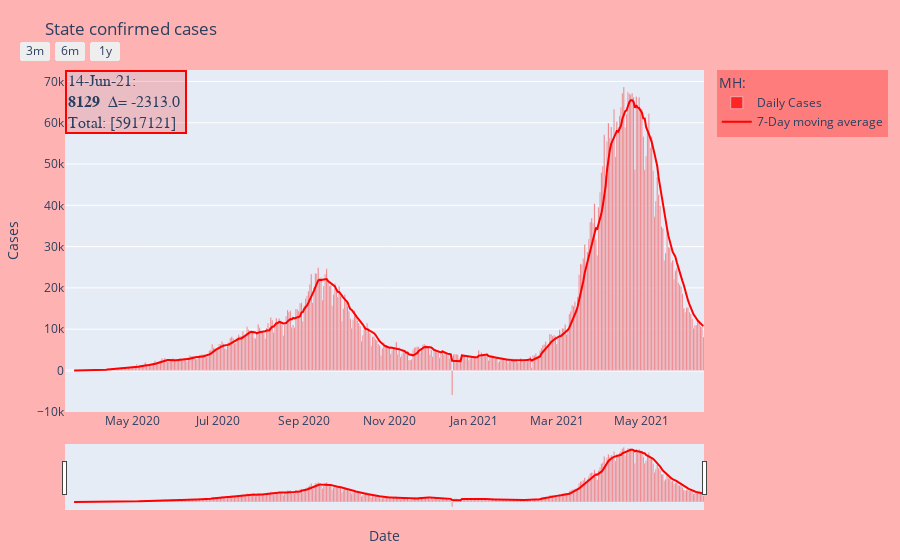
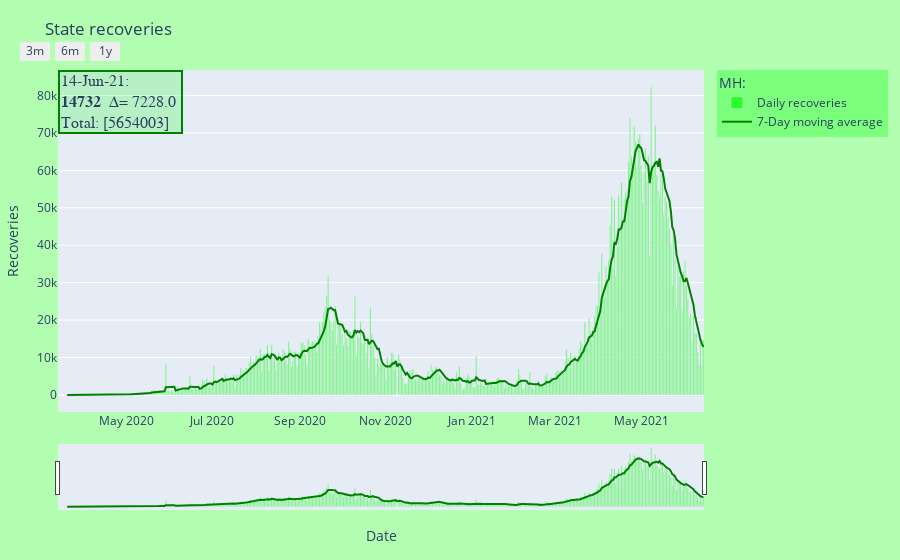
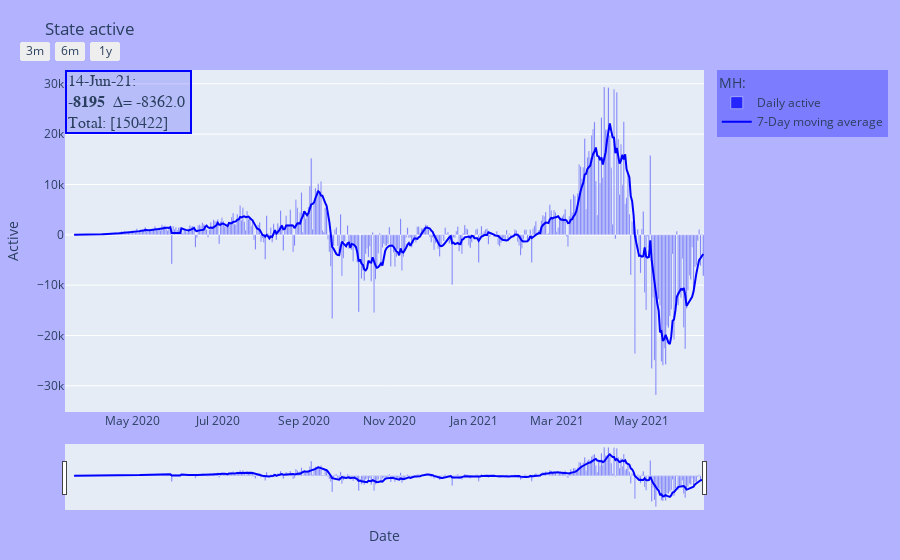
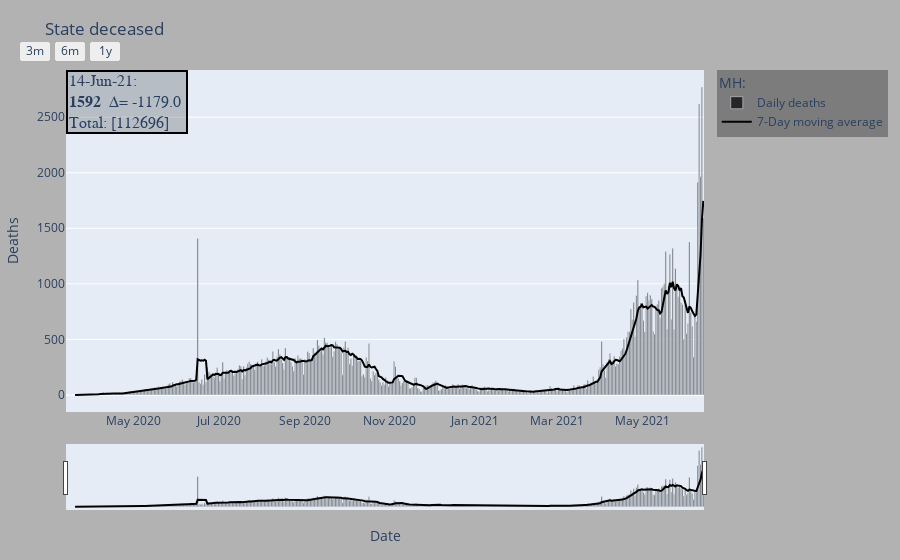

Notebook code for these charts, in order:
### Code cell
#Confirmed Cases
STconfirmed = go.Figure(data=[go.Bar(x=D,y=X,    #Trace 1
                                   name="Daily Cases",
                                   marker = dict(color = 'rgba(255, 0, 0,0.7)'),
                                   text="Peak: {}, Average: {}".format(X.max(),round(X.mean()),2)),
                            go.Scatter(x=D, y=CMA,
                                   mode='lines',
                                   name="7-Day moving average",
                                   line_color="red")]
                     )
STconfirmed.add_annotation(text="{}:<br><b>{}</b>  ∆= {} <br>Total: {}"
                           .format(DF[3*(len(DF))-3],Ctoday,delC[3*(len(delC))-3],TOTC.values),
                           bgcolor='rgba(255, 0, 0,0.2)',
                           font=dict(size=16,family="orbitron"),
                           borderwidth=2,
                           bordercolor="red",
                           x=0, 
                           xanchor="left",
                           xref="paper",
                           y=1,
                           yanchor="top",
                           yref="paper",
                           showarrow=False,
                           align="left"
                  )
STconfirmed.update_layout(
    margin=dict(l=20,r=20,b=50,t=70),
    title="State confirmed cases",
    xaxis_title="Date",
    yaxis_title="Cases",
    legend_title="{}: ".format(State),
    paper_bgcolor='rgba(255, 0, 0,0.3)',
    xaxis=dict(
        rangeselector=dict(
            buttons=list([dict(count=3,step="month",stepmode="backward"),
                          dict(count=6,step="month",stepmode="backward"),
                          dict(count=1,step="year",stepmode="backward")])
        ),
        rangeslider=dict(visible=True),
    )
)

#Recovered Cases
STrecovered = go.Figure(data=[go.Bar(x=D,y=Y,    #Trace 1
                                   name="Daily recoveries",
                                   marker = dict(color = 'rgba(0, 255, 0,0.7)'),
                                   text="Peak: {}, Average: {}".format(Y.max(),round(Y.mean()),2)),
                            go.Scatter(x=D, y=RMA,
                                   mode='lines',
                                   name="7-Day moving average",
                                   line_color="green")]
                     )
STrecovered.add_annotation(text="{}:<br><b>{}</b>  ∆= {} <br>Total: {}"
                           .format(DF[3*(len(DF))-3],Rtoday,delR[3*(len(delR))-2],TOTR.values),
                           bgcolor='rgba(0, 255, 0,0.2)',
                           font=dict(size=16,family="orbitron"),
                           borderwidth=2,
                           bordercolor="green",
                           x=0, 
                           xanchor="left",
                           xref="paper",
                           y=1,
                           yanchor="top",
                           yref="paper",
                           showarrow=False,
                           align="left"
                  )
STrecovered.update_layout(
    margin=dict(l=20,r=20,b=50,t=70),
    title="State recoveries",
    xaxis_title="Date",
    yaxis_title="Recoveries",
    legend_title="{}: ".format(State),
    paper_bgcolor='rgba(0, 255, 0,0.3)',
    xaxis=dict(
        rangeselector=dict(
            buttons=list([dict(count=3,step="month",stepmode="backward"),
                          dict(count=6,step="month",stepmode="backward"),
                          dict(count=1,step="year",stepmode="backward")])
        ),
        rangeslider=dict(visible=True),
    )
)

#Active Cases
STactive = go.Figure(data=[go.Bar(x=D,y=Active["Active"],    #Trace 1
                                   name="Daily active",
                                   marker = dict(color = 'rgba(0, 0, 255,0.7)'),
                                   text="Peak: {}, Average: {}".format(Active["Active"].max(),round(Active["Active"].mean()),2)),
                            go.Scatter(x=D, y=AMA,
                                   mode='lines',
                                   name="7-Day moving average",
                                   line_color="blue")
                          ]
                     )
STactive.add_annotation(text="{}:<br><b>{}</b>  ∆= {} <br>Total: {}"
                        .format(DF[3*(len(DF))-3],Atoday,delA[len(delA)-1],TOTA.values),
                           bgcolor='rgba(0, 0, 255,0.2)',
                           font=dict(size=16,family="orbitron"),
                           borderwidth=2,
                           bordercolor="blue",
                           x=0, 
                           xanchor="left",
                           xref="paper",
                           y=1,
                           yanchor="top",
                           yref="paper",
                           showarrow=False,
                           align="left"
                  )
STactive.update_layout(
    margin=dict(l=20,r=20,b=50,t=70),
    title="State active",
    xaxis_title="Date",
    yaxis_title="Active",
    legend_title="{}: ".format(State),
    paper_bgcolor='rgba(0, 0, 255,0.3)',
    xaxis=dict(
        rangeselector=dict(
            buttons=list([dict(count=3,step="month",stepmode="backward"),
                          dict(count=6,step="month",stepmode="backward"),
                          dict(count=1,step="year",stepmode="backward")])
        ),
        rangeslider=dict(visible=True),
    )
)

#Deaths 
STdeaths = go.Figure(data=[go.Bar(x=D,y=Z,    #Trace 1
                                   name="Daily deaths",
                                   marker = dict(color = 'rgba(0, 0, 0,0.7)'),
                                   text="Peak: {}, Average: {}".format(Z.max(),round(Z.mean()),2)),
                            go.Scatter(x=D, y=DMA,
                                   mode='lines',
                                   name="7-Day moving average",
                                   line_color="black")]
                     )
STdeaths.add_annotation(text="{}:<br><b>{}</b>  ∆= {} <br>Total: {}"
                        .format(DF[3*(len(DF))-3],Dtoday,delD[3*(len(delD))-1],TOTD.values),
                           bgcolor='rgba(0, 0, 0,0.2)',
                           font=dict(size=16,family="orbitron"),
                           borderwidth=2,
                           bordercolor="black",
                           x=0, 
                           xanchor="left",
                           xref="paper",
                           y=1,
                           yanchor="top",
                           yref="paper",
                           showarrow=False,
                           align="left"
                  )
STdeaths.update_layout(
    margin=dict(l=20,r=20,b=50,t=70),
    title="State deceased",
    xaxis_title="Date",
    yaxis_title="Deaths",
    legend_title="{}: ".format(State),
    paper_bgcolor='rgba(0, 0, 0,0.3)',
    xaxis=dict(
        rangeselector=dict(
            buttons=list([dict(count=3,step="month",stepmode="backward"),
                          dict(count=6,step="month",stepmode="backward"),
                          dict(count=1,step="year",stepmode="backward")])
        ),
        rangeslider=dict(visible=True),
    )
)

#Testing
STTesting=go.Figure(data=[go.Bar(x=Date,y=tested,    #Trace 1
                                   name="Daily Tests",
                                   marker = dict(color = 'rgba(128, 0, 128,0.7)'),
                                   text="Peak: {}, Average: {}".format(tested.max(),round(tested.mean()),2)),
                            go.Scatter(x=Date, y=TMA,
                                   mode='lines',
                                   name="7-Day moving average",
                                   line_color="purple")]
                     )
STTesting.add_annotation(text="{}:<br><b>{}</b>  ∆= {} <br>Total: {}"
                         .format(Date[len(Date)-2],Ttoday,delT[len(delT)-2],TOTT[len(TOTT)-2]),
                           bgcolor='rgba(128, 0, 128,0.2)',
                           font=dict(size=16,family="orbitron"),
                           borderwidth=2,
                           bordercolor="purple",
                           x=0, 
                           xanchor="left",
                           xref="paper",
                           y=1,
                           yanchor="top",
                           yref="paper",
                           showarrow=False,
                           align="left"
                  )
STTesting.update_layout(
    margin=dict(l=20,r=20,b=50,t=70),
    title="State testing",
    xaxis_title="Date",
    yaxis_title="Tests",
    legend_title="{}: ".format(State),
    paper_bgcolor='rgba(128, 0, 128,0.3)',
    xaxis=dict(
        rangeselector=dict(
            buttons=list([dict(count=3,step="month",stepmode="backward"),
                          dict(count=6,step="month",stepmode="backward"),
                          dict(count=1,step="year",stepmode="backward")])
        ),
        rangeslider=dict(visible=True),
    )
)

STconfirmed.show()
STrecovered.show()
STactive.show()
STdeaths.show()
STTesting.show()

### Figure 1 — Plotly figure (JSON) as saved in the notebook; plotly's stock layout.template omitted (floating-point values rounded to 4 significant figures; data arrays with more than 128 entries replaced by an {"elided": "..."} marker saying what was removed)
{"data": [{"marker": {"color": "rgba(255, 0, 0,0.7)"}, "name": "Daily Cases", "text": "Peak: 68631, Average: 12919", "type": "bar", "x": {"elided": "458 str values"}, "y": {"elided": "458 int values"}}, {"line": {"color": "red"}, "mode": "lines", "name": "7-Day moving average", "type": "scatter", "x": {"elided": "458 str values"}, "y": {"elided": "458 float values"}}], "layout": {"annotations": [{"align": "left", "bgcolor": "rgba(255, 0, 0,0.2)", "bordercolor": "red", "borderwidth": 2, "font": {"family": "orbitron", "size": 16}, "showarrow": false, "text": "14-Jun-21:<br><b>8129</b>  ∆= -2313.0 <br>Total: [5917121]", "x": 0, "xanchor": "left", "xref": "paper", "y": 1, "yanchor": "top", "yref": "paper"}], "autosize": true, "legend": {"title": {"text": "MH: "}}, "margin": {"b": 50, "l": 20, "r": 20, "t": 70}, "paper_bgcolor": "rgba(255, 0, 0,0.3)", "title": {"text": "State confirmed cases"}, "xaxis": {"autorange": true, "range": ["2020-03-13 12:00", "2021-06-14 12:00"], "rangeselector": {"buttons": [{"count": 3, "step": "month", "stepmode": "backward"}, {"count": 6, "step": "month", "stepmode": "backward"}, {"count": 1, "step": "year", "stepmode": "backward"}]}, "rangeslider": {"autorange": true, "range": ["2020-03-13 12:00", "2021-06-14 12:00"], "visible": true, "yaxis": {"_template": null, "rangemode": "match"}}, "title": {"text": "Date"}, "type": "date"}, "yaxis": {"autorange": true, "range": [-10060.0, 72770.0], "title": {"text": "Cases"}, "type": "linear"}}}

### Figure 2 — Plotly figure (JSON) as saved in the notebook; plotly's stock layout.template omitted (floating-point values rounded to 4 significant figures; data arrays with more than 128 entries replaced by an {"elided": "..."} marker saying what was removed)
{"data": [{"marker": {"color": "rgba(0, 255, 0,0.7)"}, "name": "Daily recoveries", "text": "Peak: 82266, Average: 12345", "type": "bar", "x": {"elided": "458 str values"}, "y": {"elided": "458 int values"}}, {"line": {"color": "green"}, "mode": "lines", "name": "7-Day moving average", "type": "scatter", "x": {"elided": "458 str values"}, "y": {"elided": "458 float values"}}], "layout": {"annotations": [{"align": "left", "bgcolor": "rgba(0, 255, 0,0.2)", "bordercolor": "green", "borderwidth": 2, "font": {"family": "orbitron", "size": 16}, "showarrow": false, "text": "14-Jun-21:<br><b>14732</b>  ∆= 7228.0 <br>Total: [5654003]", "x": 0, "xanchor": "left", "xref": "paper", "y": 1, "yanchor": "top", "yref": "paper"}], "autosize": true, "legend": {"title": {"text": "MH: "}}, "margin": {"b": 50, "l": 20, "r": 20, "t": 70}, "paper_bgcolor": "rgba(0, 255, 0,0.3)", "title": {"text": "State recoveries"}, "xaxis": {"autorange": true, "range": ["2020-03-13 12:00", "2021-06-14 12:00"], "rangeselector": {"buttons": [{"count": 3, "step": "month", "stepmode": "backward"}, {"count": 6, "step": "month", "stepmode": "backward"}, {"count": 1, "step": "year", "stepmode": "backward"}]}, "rangeslider": {"autorange": true, "range": ["2020-03-13 12:00", "2021-06-14 12:00"], "visible": true, "yaxis": {"_template": null, "rangemode": "match"}}, "title": {"text": "Date"}, "type": "date"}, "yaxis": {"autorange": true, "range": [-4570.0, 86840.0], "title": {"text": "Recoveries"}, "type": "linear"}}}

### Figure 3 — Plotly figure (JSON) as saved in the notebook; plotly's stock layout.template omitted (floating-point values rounded to 4 significant figures; data arrays with more than 128 entries replaced by an {"elided": "..."} marker saying what was removed)
{"data": [{"marker": {"color": "rgba(0, 0, 255,0.7)"}, "name": "Daily active", "text": "Peak: 29344, Average: 328", "type": "bar", "x": {"elided": "458 str values"}, "y": {"elided": "458 int values"}}, {"line": {"color": "blue"}, "mode": "lines", "name": "7-Day moving average", "type": "scatter", "x": {"elided": "458 str values"}, "y": {"elided": "458 float values"}}], "layout": {"annotations": [{"align": "left", "bgcolor": "rgba(0, 0, 255,0.2)", "bordercolor": "blue", "borderwidth": 2, "font": {"family": "orbitron", "size": 16}, "showarrow": false, "text": "14-Jun-21:<br><b>-8195</b>  ∆= -8362.0 <br>Total: [150422]", "x": 0, "xanchor": "left", "xref": "paper", "y": 1, "yanchor": "top", "yref": "paper"}], "autosize": true, "legend": {"title": {"text": "MH: "}}, "margin": {"b": 50, "l": 20, "r": 20, "t": 70}, "paper_bgcolor": "rgba(0, 0, 255,0.3)", "title": {"text": "State active"}, "xaxis": {"autorange": true, "range": ["2020-03-13 12:00", "2021-06-14 12:00"], "rangeselector": {"buttons": [{"count": 3, "step": "month", "stepmode": "backward"}, {"count": 6, "step": "month", "stepmode": "backward"}, {"count": 1, "step": "year", "stepmode": "backward"}]}, "rangeslider": {"autorange": true, "range": ["2020-03-13 12:00", "2021-06-14 12:00"], "visible": true, "yaxis": {"_template": null, "rangemode": "match"}}, "title": {"text": "Date"}, "type": "date"}, "yaxis": {"autorange": true, "range": [-35200.0, 32740.0], "title": {"text": "Active"}, "type": "linear"}}}

### Figure 4 — Plotly figure (JSON) as saved in the notebook; plotly's stock layout.template omitted (floating-point values rounded to 4 significant figures; data arrays with more than 128 entries replaced by an {"elided": "..."} marker saying what was removed)
{"data": [{"marker": {"color": "rgba(0, 0, 0, 0.7)"}, "name": "Daily deaths", "text": "Peak: 2771, Average: 246", "type": "bar", "x": {"elided": "458 str values"}, "y": {"elided": "458 int values"}}, {"line": {"color": "black"}, "mode": "lines", "name": "7-Day moving average", "type": "scatter", "x": {"elided": "458 str values"}, "y": {"elided": "458 float values"}}], "layout": {"annotations": [{"align": "left", "bgcolor": "rgba(0, 0, 0, 0.2)", "bordercolor": "black", "borderwidth": 2, "font": {"family": "orbitron", "size": 16}, "showarrow": false, "text": "14-Jun-21:<br><b>1592</b>  ∆= -1179.0 <br>Total: [112696]", "x": 0, "xanchor": "left", "xref": "paper", "y": 1, "yanchor": "top", "yref": "paper"}], "autosize": true, "legend": {"title": {"text": "MH: "}}, "margin": {"b": 50, "l": 20, "r": 20, "t": 70}, "paper_bgcolor": "rgba(0, 0, 0, 0.3)", "title": {"text": "State deceased"}, "xaxis": {"autorange": true, "range": ["2020-03-13 12:00", "2021-06-14 12:00"], "rangeselector": {"buttons": [{"count": 3, "step": "month", "stepmode": "backward"}, {"count": 6, "step": "month", "stepmode": "backward"}, {"count": 1, "step": "year", "stepmode": "backward"}]}, "rangeslider": {"autorange": true, "range": ["2020-03-13 12:00", "2021-06-14 12:00"], "visible": true, "yaxis": {"_template": null, "rangemode": "match"}}, "title": {"text": "Date"}, "type": "date"}, "yaxis": {"autorange": true, "range": [-153.8, 2925.0], "title": {"text": "Deaths"}, "type": "linear"}}}
